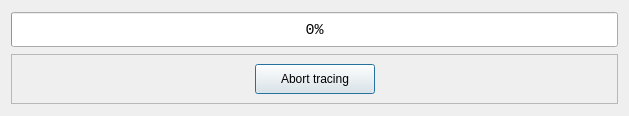
<?xml version="1.0" encoding="UTF-8"?>
<ui version="4.0">
 <class>progressDlg</class>
 <widget class="QDialog" name="progressDlg">
  <property name="geometry">
   <rect>
    <x>0</x>
    <y>0</y>
    <width>629</width>
    <height>116</height>
   </rect>
  </property>
  <property name="windowTitle">
   <string>Tracing progress monitor</string>
  </property>
  <layout class="QVBoxLayout" name="verticalLayout">
   <item>
    <widget class="QProgressBar" name="progressBar">
     <property name="minimumSize">
      <size>
       <width>0</width>
       <height>35</height>
      </size>
     </property>
     <property name="font">
      <font>
       <family>Consolas</family>
       <pointsize>11</pointsize>
       <weight>50</weight>
       <bold>false</bold>
      </font>
     </property>
     <property name="autoFillBackground">
      <bool>false</bool>
     </property>
     <property name="value">
      <number>0</number>
     </property>
     <property name="textVisible">
      <bool>true</bool>
     </property>
     <property name="textDirection">
      <enum>QProgressBar::TopToBottom</enum>
     </property>
    </widget>
   </item>
   <item>
    <widget class="QFrame" name="frame">
     <property name="minimumSize">
      <size>
       <width>0</width>
       <height>50</height>
      </size>
     </property>
     <property name="maximumSize">
      <size>
       <width>16777215</width>
       <height>50</height>
      </size>
     </property>
     <property name="frameShape">
      <enum>QFrame::StyledPanel</enum>
     </property>
     <property name="frameShadow">
      <enum>QFrame::Raised</enum>
     </property>
     <layout class="QHBoxLayout" name="horizontalLayout">
      <item>
       <spacer name="horizontalSpacer">
        <property name="orientation">
         <enum>Qt::Horizontal</enum>
        </property>
        <property name="sizeHint" stdset="0">
         <size>
          <width>222</width>
          <height>20</height>
         </size>
        </property>
       </spacer>
      </item>
      <item>
       <widget class="QPushButton" name="pushButton">
        <property name="minimumSize">
         <size>
          <width>120</width>
          <height>30</height>
         </size>
        </property>
        <property name="font">
         <font>
          <pointsize>9</pointsize>
         </font>
        </property>
        <property name="text">
         <string>Abort tracing</string>
        </property>
       </widget>
      </item>
      <item>
       <spacer name="horizontalSpacer_2">
        <property name="orientation">
         <enum>Qt::Horizontal</enum>
        </property>
        <property name="sizeHint" stdset="0">
         <size>
          <width>221</width>
          <height>20</height>
         </size>
        </property>
       </spacer>
      </item>
     </layout>
    </widget>
   </item>
  </layout>
 </widget>
 <resources/>
 <connections/>
</ui>
